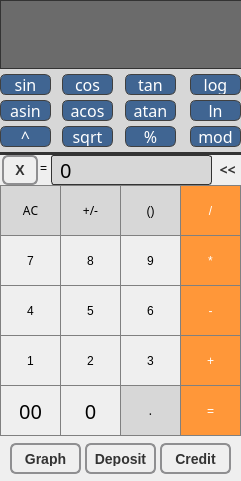
<?xml version="1.0" encoding="UTF-8"?>
<ui version="4.0">
 <class>MainWindow</class>
 <widget class="QMainWindow" name="MainWindow">
  <property name="geometry">
   <rect>
    <x>0</x>
    <y>0</y>
    <width>241</width>
    <height>481</height>
   </rect>
  </property>
  <property name="windowTitle">
   <string>MainWindow</string>
  </property>
  <widget class="QWidget" name="centralwidget">
   <widget class="QLabel" name="result_show">
    <property name="geometry">
     <rect>
      <x>0</x>
      <y>0</y>
      <width>252</width>
      <height>69</height>
     </rect>
    </property>
    <property name="font">
     <font>
      <family>Osaka</family>
      <pointsize>20</pointsize>
     </font>
    </property>
    <property name="styleSheet">
     <string notr="true">QLabel {
	qproperty-alignment: 'AlignVCenter | AlignRight';
    color: white; /* Цвет текста */
    background-color: #6b6b6b; /* Фоновый цвет */
    font-size: 20pt; /* Размер шрифта */
    padding: 6px; /* Внутренние отступы */
    border: 1px solid #333; /* Граница вокруг QLabel */
}
</string>
    </property>
    <property name="text">
     <string/>
    </property>
    <property name="wordWrap">
     <bool>true</bool>
    </property>
   </widget>
   <widget class="QLabel" name="background_grey">
    <property name="geometry">
     <rect>
      <x>-11</x>
      <y>-6</y>
      <width>681</width>
      <height>161</height>
     </rect>
    </property>
    <property name="font">
     <font>
      <family>Digital-7</family>
      <pointsize>30</pointsize>
     </font>
    </property>
    <property name="autoFillBackground">
     <bool>false</bool>
    </property>
    <property name="styleSheet">
     <string notr="true">QLabel {
	qproperty-alignment: 'AlignVCenter | AlignRight';
    color: white; /* Цвет текста */
    background-color: rgb(215, 215, 215); /* Фоновый цвет */
    font-family: 'Digital-7', Monospace; /* Шрифты */
    font-size: 30pt; /* Размер шрифта */
    padding: 8px; /* Внутренние отступы */
    border: 3px solid #333; /* Граница вокруг QLabel */
}
</string>
    </property>
    <property name="text">
     <string/>
    </property>
    <property name="wordWrap">
     <bool>true</bool>
    </property>
   </widget>
   <widget class="QPushButton" name="pushButton_tan">
    <property name="geometry">
     <rect>
      <x>125</x>
      <y>74</y>
      <width>51</width>
      <height>21</height>
     </rect>
    </property>
    <property name="font">
     <font>
      <family>Osaka</family>
      <pointsize>-1</pointsize>
      <italic>false</italic>
     </font>
    </property>
    <property name="styleSheet">
     <string notr="true">QPushButton {
    background-color: #406592; 
    color: white; /* Белый текст */
    border-radius: 6px; /* Слегка скругленные углы */
    font-size: 16px; /* Размер шрифта */
    border: 1px solid #404040; /* Тонкая граница */
    text-align: center; /* Выравнивание текста */
}

QPushButton:hover {
    background-color: #72aad6; /* Немного светлее при наведении */
}

QPushButton:pressed {
    background-color: #707070; /* Чуть темнее при нажатии */
    border: 1px solid #303030; /* Темнее граница при нажатии */
}
</string>
    </property>
    <property name="text">
     <string>tan</string>
    </property>
   </widget>
   <widget class="QPushButton" name="pushButton_acos">
    <property name="geometry">
     <rect>
      <x>62</x>
      <y>100</y>
      <width>51</width>
      <height>21</height>
     </rect>
    </property>
    <property name="font">
     <font>
      <family>Osaka</family>
      <pointsize>-1</pointsize>
      <italic>false</italic>
     </font>
    </property>
    <property name="styleSheet">
     <string notr="true">QPushButton {
    background-color: #406592; 
    color: white; /* Белый текст */
    border-radius: 6px; /* Слегка скругленные углы */
    font-size: 16px; /* Размер шрифта */
    border: 1px solid #404040; /* Тонкая граница */
    text-align: center; /* Выравнивание текста */
}

QPushButton:hover {
    background-color: #72aad6; /* Немного светлее при наведении */
}

QPushButton:pressed {
    background-color: #707070; /* Чуть темнее при нажатии */
    border: 1px solid #303030; /* Темнее граница при нажатии */
}
</string>
    </property>
    <property name="text">
     <string>acos</string>
    </property>
   </widget>
   <widget class="QPushButton" name="pushButton_atan">
    <property name="geometry">
     <rect>
      <x>125</x>
      <y>100</y>
      <width>51</width>
      <height>21</height>
     </rect>
    </property>
    <property name="font">
     <font>
      <family>Osaka</family>
      <pointsize>-1</pointsize>
      <italic>false</italic>
     </font>
    </property>
    <property name="styleSheet">
     <string notr="true">QPushButton {
    background-color: #406592; 
    color: white; /* Белый текст */
    border-radius: 6px; /* Слегка скругленные углы */
    font-size: 16px; /* Размер шрифта */
    border: 1px solid #404040; /* Тонкая граница */
    text-align: center; /* Выравнивание текста */
}

QPushButton:hover {
    background-color: #72aad6; /* Немного светлее при наведении */
}

QPushButton:pressed {
    background-color: #707070; /* Чуть темнее при нажатии */
    border: 1px solid #303030; /* Темнее граница при нажатии */
}
</string>
    </property>
    <property name="text">
     <string>atan</string>
    </property>
   </widget>
   <widget class="QPushButton" name="pushButton_cos">
    <property name="geometry">
     <rect>
      <x>62</x>
      <y>74</y>
      <width>51</width>
      <height>21</height>
     </rect>
    </property>
    <property name="font">
     <font>
      <family>Osaka</family>
      <pointsize>-1</pointsize>
      <italic>false</italic>
     </font>
    </property>
    <property name="styleSheet">
     <string notr="true">QPushButton {
    background-color: #406592; 
    color: white; /* Белый текст */
    border-radius: 6px; /* Слегка скругленные углы */
    font-size: 16px; /* Размер шрифта */
    border: 1px solid #404040; /* Тонкая граница */
    text-align: center; /* Выравнивание текста */
}

QPushButton:hover {
    background-color: #72aad6; /* Немного светлее при наведении */
}

QPushButton:pressed {
    background-color: #707070; /* Чуть темнее при нажатии */
    border: 1px solid #303030; /* Темнее граница при нажатии */
}
</string>
    </property>
    <property name="text">
     <string>cos</string>
    </property>
   </widget>
   <widget class="QPushButton" name="pushButton_sqrt">
    <property name="geometry">
     <rect>
      <x>62</x>
      <y>126</y>
      <width>51</width>
      <height>21</height>
     </rect>
    </property>
    <property name="font">
     <font>
      <family>Osaka</family>
      <pointsize>-1</pointsize>
      <italic>false</italic>
     </font>
    </property>
    <property name="styleSheet">
     <string notr="true">QPushButton {
    background-color: #406592; 
    color: white; /* Белый текст */
    border-radius: 6px; /* Слегка скругленные углы */
    font-size: 16px; /* Размер шрифта */
    border: 1px solid #404040; /* Тонкая граница */
    text-align: center; /* Выравнивание текста */
}

QPushButton:hover {
    background-color: #72aad6; /* Немного светлее при наведении */
}

QPushButton:pressed {
    background-color: #707070; /* Чуть темнее при нажатии */
    border: 1px solid #303030; /* Темнее граница при нажатии */
}
</string>
    </property>
    <property name="text">
     <string>sqrt</string>
    </property>
   </widget>
   <widget class="QPushButton" name="pushButton_asin">
    <property name="geometry">
     <rect>
      <x>0</x>
      <y>100</y>
      <width>51</width>
      <height>21</height>
     </rect>
    </property>
    <property name="font">
     <font>
      <family>Osaka</family>
      <pointsize>-1</pointsize>
      <italic>false</italic>
     </font>
    </property>
    <property name="styleSheet">
     <string notr="true">QPushButton {
    background-color: #406592; 
    color: white; /* Белый текст */
    border-radius: 6px; /* Слегка скругленные углы */
    font-size: 16px; /* Размер шрифта */
    border: 1px solid #404040; /* Тонкая граница */
    text-align: center; /* Выравнивание текста */
}

QPushButton:hover {
    background-color: #72aad6; /* Немного светлее при наведении */
}

QPushButton:pressed {
    background-color: #707070; /* Чуть темнее при нажатии */
    border: 1px solid #303030; /* Темнее граница при нажатии */
}
</string>
    </property>
    <property name="text">
     <string>asin</string>
    </property>
   </widget>
   <widget class="QPushButton" name="pushButton_percent">
    <property name="geometry">
     <rect>
      <x>125</x>
      <y>126</y>
      <width>51</width>
      <height>21</height>
     </rect>
    </property>
    <property name="font">
     <font>
      <family>Osaka</family>
      <pointsize>-1</pointsize>
      <italic>false</italic>
     </font>
    </property>
    <property name="styleSheet">
     <string notr="true">QPushButton {
    background-color: #406592; 
    color: white; /* Белый текст */
    border-radius: 6px; /* Слегка скругленные углы */
    font-size: 16px; /* Размер шрифта */
    border: 1px solid #404040; /* Тонкая граница */
    text-align: center; /* Выравнивание текста */
}

QPushButton:hover {
    background-color: #72aad6; /* Немного светлее при наведении */
}

QPushButton:pressed {
    background-color: #707070; /* Чуть темнее при нажатии */
    border: 1px solid #303030; /* Темнее граница при нажатии */
}
</string>
    </property>
    <property name="text">
     <string>%</string>
    </property>
   </widget>
   <widget class="QPushButton" name="pushButton_mod">
    <property name="geometry">
     <rect>
      <x>190</x>
      <y>126</y>
      <width>51</width>
      <height>21</height>
     </rect>
    </property>
    <property name="font">
     <font>
      <family>Osaka</family>
      <pointsize>-1</pointsize>
      <italic>false</italic>
     </font>
    </property>
    <property name="styleSheet">
     <string notr="true">QPushButton {
    background-color: #406592; 
    color: white; /* Белый текст */
    border-radius: 6px; /* Слегка скругленные углы */
    font-size: 16px; /* Размер шрифта */
    border: 1px solid #404040; /* Тонкая граница */
    text-align: center; /* Выравнивание текста */
}

QPushButton:hover {
    background-color: #72aad6; /* Немного светлее при наведении */
}

QPushButton:pressed {
    background-color: #707070; /* Чуть темнее при нажатии */
    border: 1px solid #303030; /* Темнее граница при нажатии */
}
</string>
    </property>
    <property name="text">
     <string>mod</string>
    </property>
   </widget>
   <widget class="QPushButton" name="pushButton_log">
    <property name="geometry">
     <rect>
      <x>190</x>
      <y>74</y>
      <width>51</width>
      <height>21</height>
     </rect>
    </property>
    <property name="font">
     <font>
      <family>Osaka</family>
      <pointsize>-1</pointsize>
      <italic>false</italic>
     </font>
    </property>
    <property name="styleSheet">
     <string notr="true">QPushButton {
    background-color: #406592; 
    color: white; /* Белый текст */
    border-radius: 6px; /* Слегка скругленные углы */
    font-size: 16px; /* Размер шрифта */
    border: 1px solid #404040; /* Тонкая граница */
    text-align: center; /* Выравнивание текста */
}

QPushButton:hover {
    background-color: #72aad6; /* Немного светлее при наведении */
}

QPushButton:pressed {
    background-color: #707070; /* Чуть темнее при нажатии */
    border: 1px solid #303030; /* Темнее граница при нажатии */
}
</string>
    </property>
    <property name="text">
     <string>log</string>
    </property>
   </widget>
   <widget class="QPushButton" name="pushButton_ln">
    <property name="geometry">
     <rect>
      <x>190</x>
      <y>100</y>
      <width>51</width>
      <height>21</height>
     </rect>
    </property>
    <property name="font">
     <font>
      <family>Osaka</family>
      <pointsize>-1</pointsize>
      <italic>false</italic>
     </font>
    </property>
    <property name="styleSheet">
     <string notr="true">QPushButton {
    background-color: #406592; 
    color: white; /* Белый текст */
    border-radius: 6px; /* Слегка скругленные углы */
    font-size: 16px; /* Размер шрифта */
    border: 1px solid #404040; /* Тонкая граница */
    text-align: center; /* Выравнивание текста */
}

QPushButton:hover {
    background-color: #72aad6; /* Немного светлее при наведении */
}

QPushButton:pressed {
    background-color: #707070; /* Чуть темнее при нажатии */
    border: 1px solid #303030; /* Темнее граница при нажатии */
}
</string>
    </property>
    <property name="text">
     <string>ln</string>
    </property>
   </widget>
   <widget class="QPushButton" name="pushButton_sin">
    <property name="geometry">
     <rect>
      <x>0</x>
      <y>74</y>
      <width>51</width>
      <height>21</height>
     </rect>
    </property>
    <property name="font">
     <font>
      <family>Osaka</family>
      <pointsize>-1</pointsize>
      <italic>false</italic>
     </font>
    </property>
    <property name="styleSheet">
     <string notr="true">QPushButton {
    background-color: #406592; 
    color: white; /* Белый текст */
    border-radius: 6px; /* Слегка скругленные углы */
    font-size: 16px; /* Размер шрифта */
    border: 1px solid #404040; /* Тонкая граница */
    text-align: center; /* Выравнивание текста */
}

QPushButton:hover {
    background-color: #72aad6; /* Немного светлее при наведении */
}

QPushButton:pressed {
    background-color: #707070; /* Чуть темнее при нажатии */
    border: 1px solid #303030; /* Темнее граница при нажатии */
}
</string>
    </property>
    <property name="text">
     <string>sin</string>
    </property>
   </widget>
   <widget class="QPushButton" name="pushButton_expo">
    <property name="geometry">
     <rect>
      <x>0</x>
      <y>126</y>
      <width>51</width>
      <height>21</height>
     </rect>
    </property>
    <property name="font">
     <font>
      <family>Osaka</family>
      <pointsize>-1</pointsize>
      <italic>false</italic>
     </font>
    </property>
    <property name="styleSheet">
     <string notr="true">QPushButton {
    background-color: #406592; 
    color: white; /* Белый текст */
    border-radius: 6px; /* Слегка скругленные углы */
    font-size: 16px; /* Размер шрифта */
    border: 1px solid #404040; /* Тонкая граница */
    text-align: center; /* Выравнивание текста */
}

QPushButton:hover {
    background-color: #72aad6; /* Немного светлее при наведении */
}

QPushButton:pressed {
    background-color: #707070; /* Чуть темнее при нажатии */
    border: 1px solid #303030; /* Темнее граница при нажатии */
}
</string>
    </property>
    <property name="text">
     <string>^</string>
    </property>
   </widget>
   <widget class="QPushButton" name="pushButton_X">
    <property name="geometry">
     <rect>
      <x>2</x>
      <y>155</y>
      <width>36</width>
      <height>30</height>
     </rect>
    </property>
    <property name="styleSheet">
     <string notr="true">QPushButton {
    /* Основные настройки */
    border: 2px solid #8f8f91;
    border-radius: 6px;
    background-color: qlineargradient(x1:0, y1:0, x2:0, y2:1,
                                      stop:0 #f6f7fa, stop:1 #dadbde);
    min-width: 20px;
    min-height: 10px;

    /* Текст и шрифт */
    color: #333;
    font: bold 14px;
    padding: 6px;
}

QPushButton:hover {
    /* Изменения при наведении курсора */
    border: 2px solid #FF7832;
    background-color: qlineargradient(x1:0, y1:0, x2:0, y2:1,
                                      stop:0 #dadbde, stop:1 #FF9739);
}

QPushButton:pressed, QPushButton:checked {
    /* Изменения при нажатии */
    background-color: qlineargradient(x1:0, y1:0, x2:0, y2:1,
                                      stop:0 #FF7832, stop:1 #FF9739);
    color: white;
}
</string>
    </property>
    <property name="text">
     <string>X</string>
    </property>
    <property name="checkable">
     <bool>true</bool>
    </property>
   </widget>
   <widget class="QLabel" name="result_show_2">
    <property name="geometry">
     <rect>
      <x>51</x>
      <y>155</y>
      <width>161</width>
      <height>30</height>
     </rect>
    </property>
    <property name="font">
     <font>
      <family>Osaka</family>
      <pointsize>15</pointsize>
     </font>
    </property>
    <property name="styleSheet">
     <string notr="true">QLabel {
	qproperty-alignment: 'AlignVCenter | AlignRight';
    color: black; /* Цвет текста */
    background-color: rgb(215, 215, 215); /* Фоновый цвет */
	border-radius: 3px; 
    font-size: 15pt; /* Размер шрифта */
    padding: 3px; /* Внутренние отступы */
    border: 1px solid #333; /* Граница вокруг QLabel */
}
</string>
    </property>
    <property name="text">
     <string>0</string>
    </property>
    <property name="wordWrap">
     <bool>true</bool>
    </property>
   </widget>
   <widget class="QPushButton" name="pushButton_back">
    <property name="geometry">
     <rect>
      <x>212</x>
      <y>155</y>
      <width>31</width>
      <height>30</height>
     </rect>
    </property>
    <property name="font">
     <font>
      <family>Academy Engraved LET</family>
      <pointsize>-1</pointsize>
      <italic>false</italic>
      <bold>true</bold>
     </font>
    </property>
    <property name="styleSheet">
     <string notr="true">QPushButton {
    /* Основные настройки */

    background-color:  qlineargradient(x1:0, y1:0, x2:0, y2:1,
                                      stop:0 #f6f7fa, stop:1 #dadbde);
    min-width: 10px;
    min-height: 5px;
    border-radius: 6px;

    /* Текст и шрифт */
    color: #333;
    font: bold 14px;
    padding: 6px;
}

QPushButton:hover {
    /* Изменения при наведении курсора */
    background-color: qlineargradient(x1:0, y1:0, x2:0, y2:1,
                                      stop:0 #dadbde, stop:1 #FF9739);
}

QPushButton:pressed {
    /* Изменения при нажатии */
    background-color: qlineargradient(x1:0, y1:0, x2:0, y2:1,
                                      stop:0 #30333c, stop:1 #6794CA);
    color: white;
}
</string>
    </property>
    <property name="text">
     <string>&lt;&lt;</string>
    </property>
   </widget>
   <widget class="QLabel" name="label_equal">
    <property name="geometry">
     <rect>
      <x>40</x>
      <y>160</y>
      <width>16</width>
      <height>16</height>
     </rect>
    </property>
    <property name="text">
     <string>=</string>
    </property>
   </widget>
   <widget class="QPushButton" name="pushButton_signChange">
    <property name="geometry">
     <rect>
      <x>60</x>
      <y>185</y>
      <width>61</width>
      <height>51</height>
     </rect>
    </property>
    <property name="font">
     <font>
      <family>Academy Engraved LET</family>
     </font>
    </property>
    <property name="styleSheet">
     <string notr="true">QPushButton {
	background-color: rgb(215, 215, 215);
	border: 1px solid gray;
}
QPushButton:pressed {
	background-color: qlineargradient(x1: 0, y1: 0, x2: 0,  y2: 1, stop: 0 #BEBEBE, stop: 1 #D7D7D7);
}</string>
    </property>
    <property name="text">
     <string>+/-</string>
    </property>
   </widget>
   <widget class="QPushButton" name="pushButton_5">
    <property name="geometry">
     <rect>
      <x>60</x>
      <y>285</y>
      <width>61</width>
      <height>51</height>
     </rect>
    </property>
    <property name="styleSheet">
     <string notr="true">QPushButton {
	border: 1px solid gray;
}
QPushButton:pressed {
	background-color: qlineargradient(x1: 0, y1: 0, x2: 0, y2: 1, stop: 0 #dadbde, stop: 1 #f6f7fa);
}</string>
    </property>
    <property name="text">
     <string>5</string>
    </property>
   </widget>
   <widget class="QPushButton" name="pushButton_3">
    <property name="geometry">
     <rect>
      <x>120</x>
      <y>335</y>
      <width>61</width>
      <height>51</height>
     </rect>
    </property>
    <property name="styleSheet">
     <string notr="true">QPushButton {
	border: 1px solid gray;
}
QPushButton:pressed {
	background-color: qlineargradient(x1: 0, y1: 0, x2: 0, y2: 1, stop: 0 #dadbde, stop: 1 #f6f7fa);
}</string>
    </property>
    <property name="text">
     <string>3</string>
    </property>
   </widget>
   <widget class="QPushButton" name="pushButton_0">
    <property name="geometry">
     <rect>
      <x>60</x>
      <y>385</y>
      <width>61</width>
      <height>51</height>
     </rect>
    </property>
    <property name="font">
     <font>
      <family>Academy Engraved LET</family>
      <pointsize>15</pointsize>
     </font>
    </property>
    <property name="styleSheet">
     <string notr="true">QPushButton {
	border: 1px solid gray;
}
QPushButton:pressed {
	background-color: qlineargradient(x1: 0, y1: 0, x2: 0, y2: 1, stop: 0 #dadbde, stop: 1 #f6f7fa);
}</string>
    </property>
    <property name="text">
     <string>0</string>
    </property>
   </widget>
   <widget class="QPushButton" name="pushButton_AC">
    <property name="geometry">
     <rect>
      <x>0</x>
      <y>185</y>
      <width>61</width>
      <height>51</height>
     </rect>
    </property>
    <property name="font">
     <font>
      <family>Academy Engraved LET</family>
     </font>
    </property>
    <property name="styleSheet">
     <string notr="true">QPushButton {
	background-color: rgb(215, 215, 215);
	border: 1px solid gray;
}
QPushButton:pressed {
	background-color: qlineargradient(x1: 0, y1: 0, x2: 0,  y2: 1, stop: 0 #BEBEBE, stop: 1 #D7D7D7);
}</string>
    </property>
    <property name="text">
     <string>АС</string>
    </property>
   </widget>
   <widget class="QPushButton" name="pushButton_brackets">
    <property name="geometry">
     <rect>
      <x>120</x>
      <y>185</y>
      <width>61</width>
      <height>51</height>
     </rect>
    </property>
    <property name="styleSheet">
     <string notr="true">QPushButton {
	background-color: rgb(215, 215, 215);
	border: 1px solid gray;
}
QPushButton:pressed {
	background-color: qlineargradient(x1: 0, y1: 0, x2: 0,  y2: 1, stop: 0 #BEBEBE, stop: 1 #D7D7D7);
}</string>
    </property>
    <property name="text">
     <string>()</string>
    </property>
   </widget>
   <widget class="QPushButton" name="pushButton_2">
    <property name="geometry">
     <rect>
      <x>60</x>
      <y>335</y>
      <width>61</width>
      <height>51</height>
     </rect>
    </property>
    <property name="styleSheet">
     <string notr="true">QPushButton {
	border: 1px solid gray;
}
QPushButton:pressed {
	background-color: qlineargradient(x1: 0, y1: 0, x2: 0, y2: 1, stop: 0 #dadbde, stop: 1 #f6f7fa);
}</string>
    </property>
    <property name="text">
     <string>2</string>
    </property>
   </widget>
   <widget class="QPushButton" name="pushButton_00">
    <property name="geometry">
     <rect>
      <x>0</x>
      <y>385</y>
      <width>61</width>
      <height>51</height>
     </rect>
    </property>
    <property name="font">
     <font>
      <family>Academy Engraved LET</family>
      <pointsize>15</pointsize>
     </font>
    </property>
    <property name="styleSheet">
     <string notr="true">QPushButton {
	border: 1px solid gray;
}
QPushButton:pressed {
	background-color: qlineargradient(x1: 0, y1: 0, x2: 0, y2: 1, stop: 0 #dadbde, stop: 1 #f6f7fa);
}</string>
    </property>
    <property name="text">
     <string>00</string>
    </property>
   </widget>
   <widget class="QPushButton" name="pushButton_4">
    <property name="geometry">
     <rect>
      <x>0</x>
      <y>285</y>
      <width>61</width>
      <height>51</height>
     </rect>
    </property>
    <property name="styleSheet">
     <string notr="true">QPushButton {
	border: 1px solid gray;
}
QPushButton:pressed {
	background-color: qlineargradient(x1: 0, y1: 0, x2: 0, y2: 1, stop: 0 #dadbde, stop: 1 #f6f7fa);
}</string>
    </property>
    <property name="text">
     <string>4</string>
    </property>
   </widget>
   <widget class="QPushButton" name="pushButton_dot">
    <property name="geometry">
     <rect>
      <x>120</x>
      <y>385</y>
      <width>61</width>
      <height>51</height>
     </rect>
    </property>
    <property name="font">
     <font>
      <family>Academy Engraved LET</family>
     </font>
    </property>
    <property name="styleSheet">
     <string notr="true">QPushButton {
	background-color: rgb(215, 215, 215);
	border: 1px solid gray;
}
QPushButton:pressed {
	background-color: qlineargradient(x1: 0, y1: 0, x2: 0,  y2: 1, stop: 0 #BEBEBE, stop: 1 #D7D7D7);
}</string>
    </property>
    <property name="text">
     <string>.</string>
    </property>
   </widget>
   <widget class="QPushButton" name="pushButton_graph">
    <property name="geometry">
     <rect>
      <x>10</x>
      <y>443</y>
      <width>71</width>
      <height>31</height>
     </rect>
    </property>
    <property name="styleSheet">
     <string notr="true">QPushButton {
    /* Основные настройки */
    border: 2px solid #8f8f91;
    border-radius: 6px;
    background-color: qlineargradient(x1:0, y1:0, x2:0, y2:1,
                                      stop:0 #f6f7fa, stop:1 #dadbde);
    min-width: 40px;
    min-height: 10px;

    /* Текст и шрифт */
    color: #333;
    font: bold 14px;
    padding: 6px;
}

QPushButton:hover {
    /* Изменения при наведении курсора */
    border: 2px solid #FF7832;
    background-color: qlineargradient(x1:0, y1:0, x2:0, y2:1,
                                      stop:0 #dadbde, stop:1 #FF9739);
}

QPushButton:pressed {
    /* Изменения при нажатии */
    background-color: qlineargradient(x1:0, y1:0, x2:0, y2:1,
                                      stop:0 #FF7832, stop:1 #FF9739);
    color: white;
}
</string>
    </property>
    <property name="text">
     <string>Graph</string>
    </property>
   </widget>
   <widget class="QPushButton" name="pushButton_deposit">
    <property name="geometry">
     <rect>
      <x>85</x>
      <y>443</y>
      <width>71</width>
      <height>31</height>
     </rect>
    </property>
    <property name="styleSheet">
     <string notr="true">QPushButton {
    /* Основные настройки */
    border: 2px solid #8f8f91;
    border-radius: 6px;
    background-color: qlineargradient(x1:0, y1:0, x2:0, y2:1,
                                      stop:0 #f6f7fa, stop:1 #dadbde);
    min-width: 40px;
    min-height: 10px;

    /* Текст и шрифт */
    color: #333;
    font: bold 14px;
    padding: 6px;
}

QPushButton:hover {
    /* Изменения при наведении курсора */
    border: 2px solid #FF7832;
    background-color: qlineargradient(x1:0, y1:0, x2:0, y2:1,
                                      stop:0 #dadbde, stop:1 #FF9739);
}

QPushButton:pressed {
    /* Изменения при нажатии */
    background-color: qlineargradient(x1:0, y1:0, x2:0, y2:1,
                                      stop:0 #FF7832, stop:1 #FF9739);
    color: white;
}
</string>
    </property>
    <property name="text">
     <string>Deposit</string>
    </property>
   </widget>
   <widget class="QPushButton" name="pushButton_9">
    <property name="geometry">
     <rect>
      <x>120</x>
      <y>235</y>
      <width>61</width>
      <height>51</height>
     </rect>
    </property>
    <property name="styleSheet">
     <string notr="true">QPushButton {
	border: 1px solid gray;
}
QPushButton:pressed {
	background-color: qlineargradient(x1: 0, y1: 0, x2: 0, y2: 1, stop: 0 #dadbde, stop: 1 #f6f7fa);
}</string>
    </property>
    <property name="text">
     <string>9</string>
    </property>
   </widget>
   <widget class="QPushButton" name="pushButton_plus">
    <property name="geometry">
     <rect>
      <x>180</x>
      <y>335</y>
      <width>61</width>
      <height>51</height>
     </rect>
    </property>
    <property name="styleSheet">
     <string notr="true">QPushButton {
	background-color: rgb(255, 151, 57);
	color: white;
	border: 1px solid gray;
}

QPushButton:pressed {
	background-color: qlineargradient(x1: 0, y1: 0, x2: 0, y2: 1, stop: 0 #FF7832, stop: 1 #FF9739);
}</string>
    </property>
    <property name="text">
     <string>+</string>
    </property>
   </widget>
   <widget class="QPushButton" name="pushButton_1">
    <property name="geometry">
     <rect>
      <x>0</x>
      <y>335</y>
      <width>61</width>
      <height>51</height>
     </rect>
    </property>
    <property name="styleSheet">
     <string notr="true">QPushButton {
	border: 1px solid gray;
}
QPushButton:pressed {
	background-color: qlineargradient(x1: 0, y1: 0, x2: 0, y2: 1, stop: 0 #dadbde, stop: 1 #f6f7fa);
}</string>
    </property>
    <property name="text">
     <string>1</string>
    </property>
   </widget>
   <widget class="QPushButton" name="pushButton_equal">
    <property name="geometry">
     <rect>
      <x>180</x>
      <y>385</y>
      <width>61</width>
      <height>51</height>
     </rect>
    </property>
    <property name="styleSheet">
     <string notr="true">QPushButton {
	background-color: rgb(255, 151, 57);
	color: white;
	border: 1px solid gray;
}

QPushButton:pressed {
	background-color: qlineargradient(x1: 0, y1: 0, x2: 0, y2: 1, stop: 0 #FF7832, stop: 1 #FF9739);
}</string>
    </property>
    <property name="text">
     <string>=</string>
    </property>
   </widget>
   <widget class="QPushButton" name="pushButton_credit">
    <property name="geometry">
     <rect>
      <x>160</x>
      <y>443</y>
      <width>71</width>
      <height>31</height>
     </rect>
    </property>
    <property name="styleSheet">
     <string notr="true">QPushButton {
    /* Основные настройки */
    border: 2px solid #8f8f91;
    border-radius: 6px;
    background-color: qlineargradient(x1:0, y1:0, x2:0, y2:1,
                                      stop:0 #f6f7fa, stop:1 #dadbde);
    min-width: 40px;
    min-height: 10px;

    /* Текст и шрифт */
    color: #333;
    font: bold 14px;
    padding: 6px;
}

QPushButton:hover {
    /* Изменения при наведении курсора */
    border: 2px solid #FF7832;
    background-color: qlineargradient(x1:0, y1:0, x2:0, y2:1,
                                      stop:0 #dadbde, stop:1 #FF9739);
}

QPushButton:pressed {
    /* Изменения при нажатии */
    background-color: qlineargradient(x1:0, y1:0, x2:0, y2:1,
                                      stop:0 #FF7832, stop:1 #FF9739);
    color: white;
}
</string>
    </property>
    <property name="text">
     <string>Credit</string>
    </property>
   </widget>
   <widget class="QPushButton" name="pushButton_7">
    <property name="geometry">
     <rect>
      <x>0</x>
      <y>235</y>
      <width>61</width>
      <height>51</height>
     </rect>
    </property>
    <property name="styleSheet">
     <string notr="true">QPushButton {
	border: 1px solid gray;
}
QPushButton:pressed {
	background-color: qlineargradient(x1: 0, y1: 0, x2: 0, y2: 1, stop: 0 #dadbde, stop: 1 #f6f7fa);
}</string>
    </property>
    <property name="text">
     <string>7</string>
    </property>
   </widget>
   <widget class="QPushButton" name="pushButton_6">
    <property name="geometry">
     <rect>
      <x>120</x>
      <y>285</y>
      <width>61</width>
      <height>51</height>
     </rect>
    </property>
    <property name="styleSheet">
     <string notr="true">QPushButton {
	border: 1px solid gray;
}
QPushButton:pressed {
	background-color: qlineargradient(x1: 0, y1: 0, x2: 0, y2: 1, stop: 0 #dadbde, stop: 1 #f6f7fa);
}</string>
    </property>
    <property name="text">
     <string>6</string>
    </property>
   </widget>
   <widget class="QPushButton" name="pushButton_divide">
    <property name="geometry">
     <rect>
      <x>180</x>
      <y>185</y>
      <width>61</width>
      <height>51</height>
     </rect>
    </property>
    <property name="styleSheet">
     <string notr="true">QPushButton {
	background-color: rgb(255, 151, 57);
	color: white;
	border: 1px solid gray;
}

QPushButton:pressed {
	background-color: qlineargradient(x1: 0, y1: 0, x2: 0, y2: 1, stop: 0 #FF7832, stop: 1 #FF9739);
}</string>
    </property>
    <property name="text">
     <string>/</string>
    </property>
   </widget>
   <widget class="QPushButton" name="pushButton_multiply">
    <property name="geometry">
     <rect>
      <x>180</x>
      <y>235</y>
      <width>61</width>
      <height>51</height>
     </rect>
    </property>
    <property name="styleSheet">
     <string notr="true">QPushButton {
	background-color: rgb(255, 151, 57);
	color: white;
	border: 1px solid gray;
}

QPushButton:pressed {
	background-color: qlineargradient(x1: 0, y1: 0, x2: 0, y2: 1, stop: 0 #FF7832, stop: 1 #FF9739);
}</string>
    </property>
    <property name="text">
     <string>*</string>
    </property>
   </widget>
   <widget class="QPushButton" name="pushButton_minus">
    <property name="geometry">
     <rect>
      <x>180</x>
      <y>285</y>
      <width>61</width>
      <height>51</height>
     </rect>
    </property>
    <property name="styleSheet">
     <string notr="true">QPushButton {
	background-color: rgb(255, 151, 57);
	color: white;
	border: 1px solid gray;
}

QPushButton:pressed {
	background-color: qlineargradient(x1: 0, y1: 0, x2: 0, y2: 1, stop: 0 #FF7832, stop: 1 #FF9739);
}</string>
    </property>
    <property name="text">
     <string>-</string>
    </property>
   </widget>
   <widget class="QPushButton" name="pushButton_8">
    <property name="geometry">
     <rect>
      <x>60</x>
      <y>235</y>
      <width>61</width>
      <height>51</height>
     </rect>
    </property>
    <property name="styleSheet">
     <string notr="true">QPushButton {
	border: 1px solid gray;
}
QPushButton:pressed {
	background-color: qlineargradient(x1: 0, y1: 0, x2: 0, y2: 1, stop: 0 #dadbde, stop: 1 #f6f7fa);
}</string>
    </property>
    <property name="text">
     <string>8</string>
    </property>
   </widget>
   <zorder>background_grey</zorder>
   <zorder>result_show</zorder>
   <zorder>pushButton_tan</zorder>
   <zorder>pushButton_acos</zorder>
   <zorder>pushButton_atan</zorder>
   <zorder>pushButton_cos</zorder>
   <zorder>pushButton_sqrt</zorder>
   <zorder>pushButton_asin</zorder>
   <zorder>pushButton_percent</zorder>
   <zorder>pushButton_mod</zorder>
   <zorder>pushButton_log</zorder>
   <zorder>pushButton_ln</zorder>
   <zorder>pushButton_sin</zorder>
   <zorder>pushButton_expo</zorder>
   <zorder>pushButton_X</zorder>
   <zorder>result_show_2</zorder>
   <zorder>pushButton_back</zorder>
   <zorder>label_equal</zorder>
   <zorder>pushButton_signChange</zorder>
   <zorder>pushButton_5</zorder>
   <zorder>pushButton_3</zorder>
   <zorder>pushButton_0</zorder>
   <zorder>pushButton_AC</zorder>
   <zorder>pushButton_brackets</zorder>
   <zorder>pushButton_2</zorder>
   <zorder>pushButton_00</zorder>
   <zorder>pushButton_4</zorder>
   <zorder>pushButton_dot</zorder>
   <zorder>pushButton_graph</zorder>
   <zorder>pushButton_deposit</zorder>
   <zorder>pushButton_9</zorder>
   <zorder>pushButton_plus</zorder>
   <zorder>pushButton_1</zorder>
   <zorder>pushButton_equal</zorder>
   <zorder>pushButton_credit</zorder>
   <zorder>pushButton_7</zorder>
   <zorder>pushButton_6</zorder>
   <zorder>pushButton_divide</zorder>
   <zorder>pushButton_multiply</zorder>
   <zorder>pushButton_minus</zorder>
   <zorder>pushButton_8</zorder>
  </widget>
 </widget>
 <resources/>
 <connections/>
</ui>
